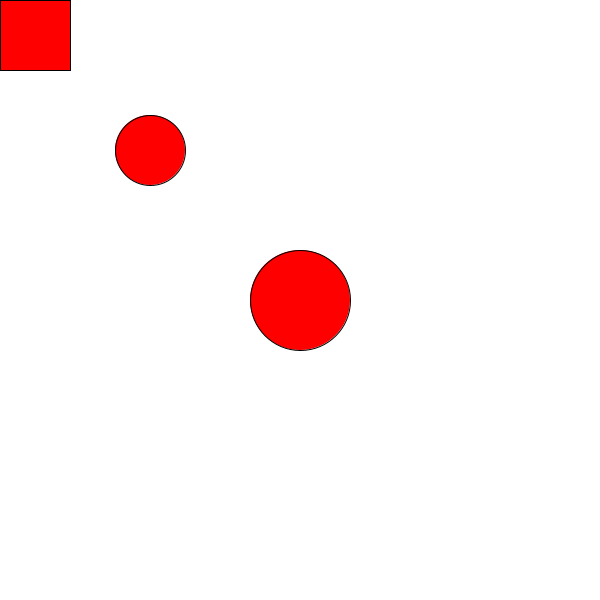
Frame 1 (no input)
Frame 60 (the mouse pressed at the canvas centre just before this capture): identical to frame 1, image omitted
Frame 120 (the mouse held since frame 60 and released just before this capture): identical to frame 1, image omitted

The Processing sketch that drew this single still picture (run headless with seeded random() and noise(); from frame 60 on, the mouse is pressed at the canvas centre):

// Processing sketch: inclasscodingassignment_submitting
// ── inclasscodingassignment_submitting.pde
int x;
int y;
int x2, y2;
int size;
float dist;
boolean buttonClicked;
boolean buttonClicked2;
float x1, y1;
float x3, y3;
float x4, y4;

void setup(){
  size(600, 600);
  x = width/4;
  y = height/4;
  x2 = 70;
  y2 = 70;
  size= 70;
}

void draw(){
  if(buttonClicked){
    background(255);
    fill(0, 250, 150);
  }else{
    background(255);
    fill(255, 0, 0);
    ellipse(300, 300, 100, 100);
  }
  if(buttonClicked){
    fill(0, 0, 200);
    noStroke();
    rect(300, 300, 100, 100);
    float x1 = map(mouseX, 0, width, 50, 500);
    ellipse(x1, 75, 50, 50);
    float x3 = map(mouseX, 0, width, 0, 570);
    rect(x3, 120, 50, 50);
    float y4 = map(mouseY, 50, height, 0, 600);
    ellipse(y4, 100, 50, 70);
  }else{
  }
  ellipse(x, y, size, size);
  rect(x1, y1, size, size);
}

void mousePressed(){
  if(calcDistance(x,y) <= 50){
    buttonClicked = !buttonClicked; 
  }
  if(calcDistance(x2, y2) <=size/2){
    buttonClicked2 =!buttonClicked2; 
  }
}
float calcDistance(int xPos, int yPos){
    dist = dist(mouseX, mouseY, xPos, yPos);
    return dist; 
}
